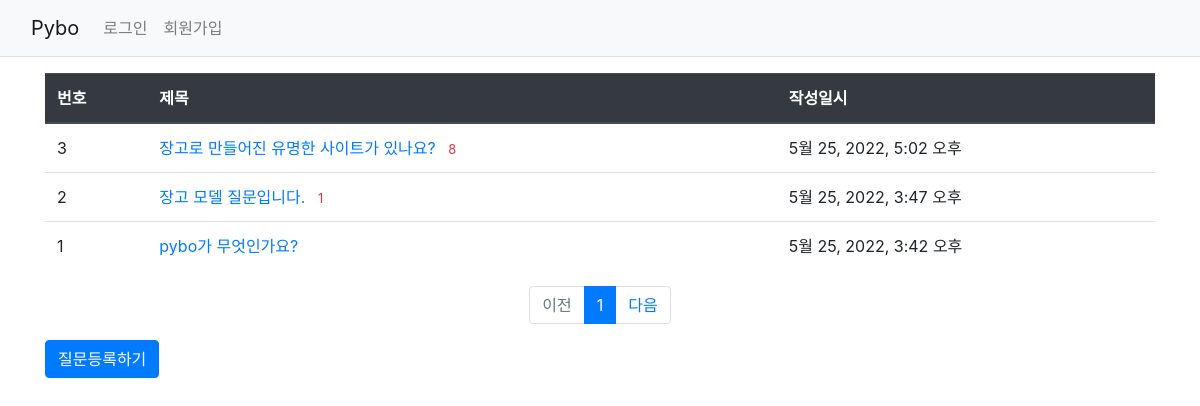
/pybo/, run on an earlier commit of the app's database.
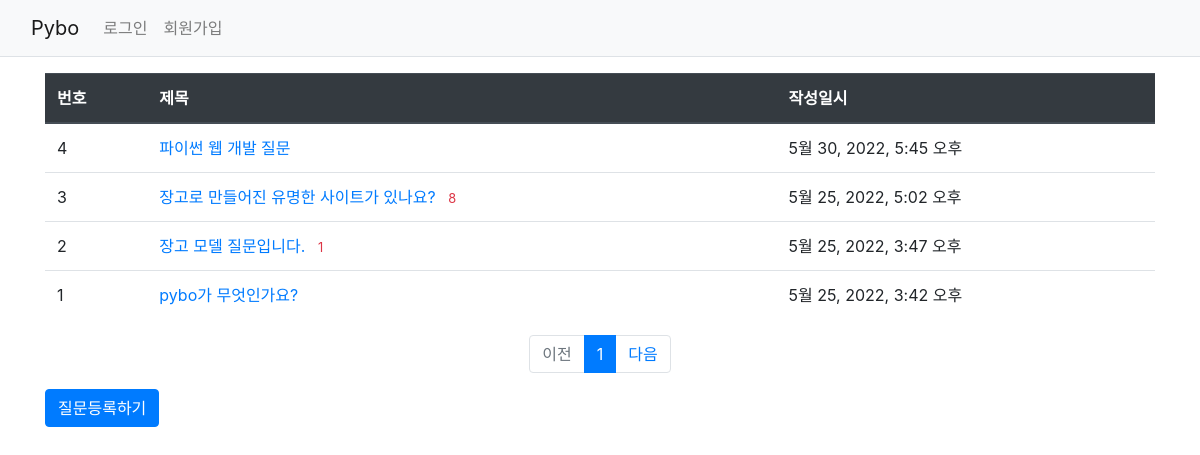
And on a later commit of the database.
### pybo/models.py (models this page shows, shortened)
class Question(models.Model):
    subject = models.CharField(max_length=200)
    content = models.TextField()
    create_date = models.DateTimeField()

### pybo/views.py (the view)
# urls.py: path('', views.index, name='index'),  # '/' 에 해당되는 path
def index(request):
    page = request.GET.get('page', '1')  # 페이지
    question_list = Question.objects.order_by('-create_date')  # -붙으면 내림차순 없으면 오름차순
    paginator = Paginator(question_list, 10)  # 페이지당 10개씩 보여주기
    page_object = paginator.get_page(page)
    context = {'question_list': page_object}  # 딕셔너리의 {'키' : 값}
    return render(request, 'pybo/question_list.html', context)  # 인자 값 3개

### pybo/templatetags/pybo_filter.py (called while the page is built)
@register.filter
def sub(value, arg):
    return value - arg

### templates/pybo/question_list.html (shortened to what this page needs)
<!DOCTYPE html>
<html lang="en">
<head>
</head>
<body>
    {% extends 'base.html' %}
    {% load pybo_filter %}
    {% block content %}
    <div class="container my-3">
        <table class="table">
            <thead>
            <tr class="thead-dark">
                <th>번호</th>
                <th>제목</th>
                <th>작성일시</th>
            </tr>
            </thead>
            <tbody>
                {% if question_list %}
                {% for question in question_list %}
                <tr>
                    <td>
                        {{ question_list.paginator.count|sub:question_list.start_index|sub:forloop.counter0|add:1 }}
                    </td>
                    <td>
                        <a href="{% url 'pybo:detail' question.id %}">
                            {{ question.subject }}
                        </a>
                        {% if question.answer_set.count > 0 %}
                        <span class="text-danger small mx-2">{{ question.answer_set.count }}</span>
                        {% endif %}
                    </td>
                    <td>{{ question.create_date }}</td>
                </tr>
            {% endfor %}
            {% else %}
            <tr>
                <td colspan="3">질문이 없습니다.</td>
            </tr>
            {% endif %}
            </tbody>
        </table>
        <ul class="pagination justify-content-center">
            {% if question_list.has_previous %}
            <li class="page-item">
                <a class="page-link"
                   href="?page={{ question_list.previous_page_number }}">이전</a>
            </li>
            {% else %}
            <li class="page-item disabled">
                <a class="page-link" tabindex="-1" aria-disabled="true" href="#">이전</a>
            </li>
            {% endif %}
            {% for page_number in question_list.paginator.page_range %}
            {% if page_number >= question_list.number|add:-5 and page_number <= question_list.number|add:5 %}
            {% if page_number == question_list.number %}
            <li class="page-item active" aria-current="page">
                <a class="page-link" href="?page={{ page_number }}">{{ page_number }}</a>
            </li>
            {% else %}
            <li class="page-item">
                <a class="page-link" href="?page={{ page_number }}">{{ page_number }}</a>
            </li>
            {% endif %}
            {% endif %}
            {% endfor %}
            {% if question_list.has_next %}
            <li class="page-item">
                <a class="page-link" href="?page={{ question_list.next_page_number }}">다음</a>
            </li>
            {% else %}
            <li class="page-item disavled">
                <a class="page-link" tabindex="-1" aria-disabled="true" href="#">다음</a>
            </li>
            {% endif %}
        </ul>
        <a href="{% url 'pybo:question_create' %}" class="btn btn-primary">질문등록하기</a>
    </div>
    {% endblock %}

### templates/base.html (shortened to what this page needs)
{% load static %}
<!DOCTYPE html>
<html lang="ko">
<head>
    <link rel="stylesheet" type="text/css" href="{% static 'bootstrap.min.css'%}">
    <link rel="stylesheet" type="text/css" href="{% static 'style.css'%}">
</head>
<body>
{% include "navbar.html" %}
{% block content %}
{% endblock %}
</body>
</html>

### templates/navbar.html (shortened to what this page needs)
<!DOCTYPE html>
<html lang="en">
<head>
</head>
<body>
<nav class="navbar navbar-expand-lg navbar-light bg-light border-bottom">
    <div class="container-fluid">
        <a class="navbar-brand" href="{% url 'pybo:index' %}">Pybo</a>
        <div class="collapse navbar-collapse" id="navbarSupportedContent">
            <ul class="navbar-nav me-auto mb-2 mb-lg-0">
                <li class="nav-item">
                    {% if user.is_authenticated %}
                    <a class="nav-link" href="{% url 'common:logout' %}">{{ user.username }} (로그아웃)</a>
                    {% else %}
                    <a class="nav-link" href="{% url 'common:login' %}">로그인</a>
                    {% endif %}
                </li>
                <li>
                    {% if not user.is_authenticated %}
                    <a class="nav-link" href="{% url 'common:signup' %}">회원가입</a>
                    {% endif %}
                </li>
            </ul>
        </div>
    </div>
</nav>
</body>
</html>

What changed in the data, as far as the page shows it:
added Question: paginator.count|sub "4", subject "파이썬 웹 개발 질문", create_date "5월 30, 2022, 5:45 오후"
